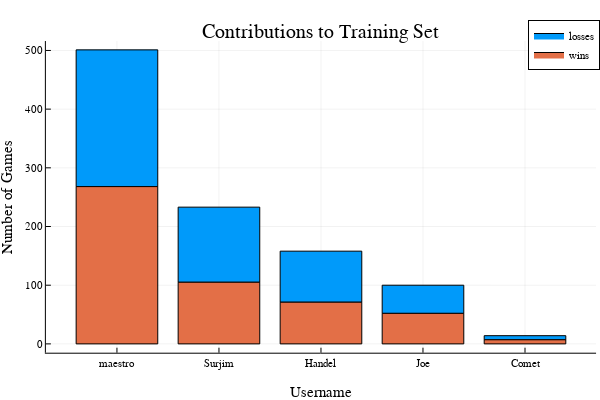

The cell this chart's notebook holds for it:
### Code cell
contributions_order = sortperm(player_stats[:,"games_played"].*-1)

groupedbar(
    [player_stats[contributions_order,"losses"] player_stats[contributions_order,"wins"]],
    xticks = (1:nrow(player_stats), player_stats[contributions_order,"username"]),
    label = ["losses" "wins"],
    bar_position = :stack,
    title = "Contributions to Training Set",
    xlabel = "Username",
    ylabel = "Number of Games"
)

### Figure 1 — Plotly figure (JSON) as saved in the notebook; plotly's stock layout.template omitted (floating-point values rounded to 4 significant figures)
{"data": [{"fill": "tozeroy", "fillcolor": "rgba(0, 154, 250, 1.000)", "legendgroup": "losses", "line": {"color": "rgba(0, 0, 0, 1.000)", "dash": "solid", "width": 1}, "mode": "lines", "name": "losses", "showlegend": true, "type": "scatter", "x": [0.6, 0.6, 1.4, 1.4, 0.6, 0.6], "xaxis": "x1", "y": [501, 268, 268, 501, 501, 501], "yaxis": "y1"}, {"fill": "tozeroy", "fillcolor": "rgba(0, 154, 250, 1.000)", "legendgroup": "losses", "line": {"color": "rgba(0, 0, 0, 1.000)", "dash": "solid", "width": 1}, "mode": "lines", "name": "losses", "showlegend": false, "type": "scatter", "x": [1.6, 1.6, 2.4, 2.4, 1.6, 1.6], "xaxis": "x1", "y": [233, 105, 105, 233, 233, 233], "yaxis": "y1"}, {"fill": "tozeroy", "fillcolor": "rgba(0, 154, 250, 1.000)", "legendgroup": "losses", "line": {"color": "rgba(0, 0, 0, 1.000)", "dash": "solid", "width": 1}, "mode": "lines", "name": "losses", "showlegend": false, "type": "scatter", "x": [2.6, 2.6, 3.4, 3.4, 2.6, 2.6], "xaxis": "x1", "y": [158, 71, 71, 158, 158, 158], "yaxis": "y1"}, {"fill": "tozeroy", "fillcolor": "rgba(0, 154, 250, 1.000)", "legendgroup": "losses", "line": {"color": "rgba(0, 0, 0, 1.000)", "dash": "solid", "width": 1}, "mode": "lines", "name": "losses", "showlegend": false, "type": "scatter", "x": [3.6, 3.6, 4.4, 4.4, 3.6, 3.6], "xaxis": "x1", "y": [100, 52, 52, 100, 100, 100], "yaxis": "y1"}, {"fill": "tozeroy", "fillcolor": "rgba(0, 154, 250, 1.000)", "legendgroup": "losses", "line": {"color": "rgba(0, 0, 0, 1.000)", "dash": "solid", "width": 1}, "mode": "lines", "name": "losses", "showlegend": false, "type": "scatter", "x": [4.6, 4.6, 5.4, 5.4, 4.6, 4.6], "xaxis": "x1", "y": [14, 7, 7, 14, 14, 14], "yaxis": "y1"}, {"colorbar": {"title": ""}, "legendgroup": "losses", "marker": {"color": "rgba(0, 154, 250, 0.000)", "line": {"color": "rgba(0, 0, 0, 0.000)", "width": 1}, "size": 0, "symbol": "circle"}, "mode": "markers", "name": "losses", "showlegend": false, "type": "scatter", "x": [1, 2, 3, 4, 5], "xaxis": "x", "y": [501, 233, 158, 100, 14], "yaxis": "y", "zmax": null, "zmin": null}, {"fill": "tozeroy", "fillcolor": "rgba(227, 111, 71, 1.000)", "legendgroup": "wins", "line": {"color": "rgba(0, 0, 0, 1.000)", "dash": "solid", "width": 1}, "mode": "lines", "name": "wins", "showlegend": true, "type": "scatter", "x": [0.6, 0.6, 1.4, 1.4, 0.6, 0.6], "xaxis": "x1", "y": [268, 0, 0, 268, 268, 268], "yaxis": "y1"}, {"fill": "tozeroy", "fillcolor": "rgba(227, 111, 71, 1.000)", "legendgroup": "wins", "line": {"color": "rgba(0, 0, 0, 1.000)", "dash": "solid", "width": 1}, "mode": "lines", "name": "wins", "showlegend": false, "type": "scatter", "x": [1.6, 1.6, 2.4, 2.4, 1.6, 1.6], "xaxis": "x1", "y": [105, 0, 0, 105, 105, 105], "yaxis": "y1"}, {"fill": "tozeroy", "fillcolor": "rgba(227, 111, 71, 1.000)", "legendgroup": "wins", "line": {"color": "rgba(0, 0, 0, 1.000)", "dash": "solid", "width": 1}, "mode": "lines", "name": "wins", "showlegend": false, "type": "scatter", "x": [2.6, 2.6, 3.4, 3.4, 2.6, 2.6], "xaxis": "x1", "y": [71, 0, 0, 71, 71, 71], "yaxis": "y1"}, {"fill": "tozeroy", "fillcolor": "rgba(227, 111, 71, 1.000)", "legendgroup": "wins", "line": {"color": "rgba(0, 0, 0, 1.000)", "dash": "solid", "width": 1}, "mode": "lines", "name": "wins", "showlegend": false, "type": "scatter", "x": [3.6, 3.6, 4.4, 4.4, 3.6, 3.6], "xaxis": "x1", "y": [52, 0, 0, 52, 52, 52], "yaxis": "y1"}, {"fill": "tozeroy", "fillcolor": "rgba(227, 111, 71, 1.000)", "legendgroup": "wins", "line": {"color": "rgba(0, 0, 0, 1.000)", "dash": "solid", "width": 1}, "mode": "lines", "name": "wins", "showlegend": false, "type": "scatter", "x": [4.6, 4.6, 5.4, 5.4, 4.6, 4.6], "xaxis": "x1", "y": [7, 0, 0, 7, 7, 7], "yaxis": "y1"}, {"colorbar": {"title": ""}, "legendgroup": "wins", "marker": {"color": "rgba(227, 111, 71, 0.000)", "line": {"color": "rgba(0, 0, 0, 0.000)", "width": 1}, "size": 0, "symbol": "circle"}, "mode": "markers", "name": "wins", "showlegend": false, "type": "scatter", "x": [1, 2, 3, 4, 5], "xaxis": "x", "y": [268, 105, 71, 52, 7], "yaxis": "y", "zmax": null, "zmin": null}], "layout": {"annotations": [{"font": {"color": "rgba(0, 0, 0, 1.000)", "family": "sans-serif", "size": 20}, "rotation": 0, "showarrow": false, "text": "Contributions to Training Set", "x": 0.535, "xanchor": "center", "xref": "paper", "y": 1, "yanchor": "top", "yref": "paper"}], "height": 400, "legend": {"bgcolor": "rgba(255, 255, 255, 1.000)", "bordercolor": "rgba(0, 0, 0, 1.000)", "borderwidth": 1, "font": {"color": "rgba(0, 0, 0, 1.000)", "family": "sans-serif", "size": 11}, "title": {"font": {"color": "rgba(0, 0, 0, 1.000)", "family": "sans-serif", "size": 15}, "text": ""}, "tracegroupgap": 0, "traceorder": "normal", "x": 1, "xanchor": "auto", "y": 1, "yanchor": "auto"}, "margin": {"b": 20, "l": 0, "r": 0, "t": 20}, "paper_bgcolor": "rgba(255, 255, 255, 1.000)", "plot_bgcolor": "rgba(255, 255, 255, 1.000)", "showlegend": true, "width": 600, "xaxis": {"anchor": "y", "domain": [0.07647, 0.9934], "gridcolor": "rgba(0, 0, 0, 0.100)", "gridwidth": 0.5, "linecolor": "rgba(0, 0, 0, 1.000)", "mirror": false, "range": [0.3034, 5.697], "showgrid": true, "showline": true, "showticklabels": true, "tickangle": 0, "tickcolor": "rgb(0, 0, 0)", "tickfont": {"color": "rgba(0, 0, 0, 1.000)", "family": "sans-serif", "size": 11}, "tickmode": "array", "ticks": "inside", "ticktext": ["maestro", "Surjim", "Handel", "Joe", "Comet"], "tickvals": [1, 2, 3, 4, 5], "title": "Username", "titlefont": {"color": "rgba(0, 0, 0, 1.000)", "family": "sans-serif", "size": 15}, "type": "-", "visible": true, "zeroline": false, "zerolinecolor": "rgba(0, 0, 0, 1.000)"}, "yaxis": {"anchor": "x", "domain": [0.07581, 0.9415], "gridcolor": "rgba(0, 0, 0, 0.100)", "gridwidth": 0.5, "linecolor": "rgba(0, 0, 0, 1.000)", "mirror": false, "range": [-15.03, 516.0], "showgrid": true, "showline": true, "showticklabels": true, "tickangle": 0, "tickcolor": "rgb(0, 0, 0)", "tickfont": {"color": "rgba(0, 0, 0, 1.000)", "family": "sans-serif", "size": 11}, "tickmode": "array", "ticks": "inside", "ticktext": ["0", "100", "200", "300", "400", "500"], "tickvals": [0, 100, 200, 300, 400, 500], "title": "Number of Games", "titlefont": {"color": "rgba(0, 0, 0, 1.000)", "family": "sans-serif", "size": 15}, "type": "-", "visible": true, "zeroline": false, "zerolinecolor": "rgba(0, 0, 0, 1.000)"}}}
